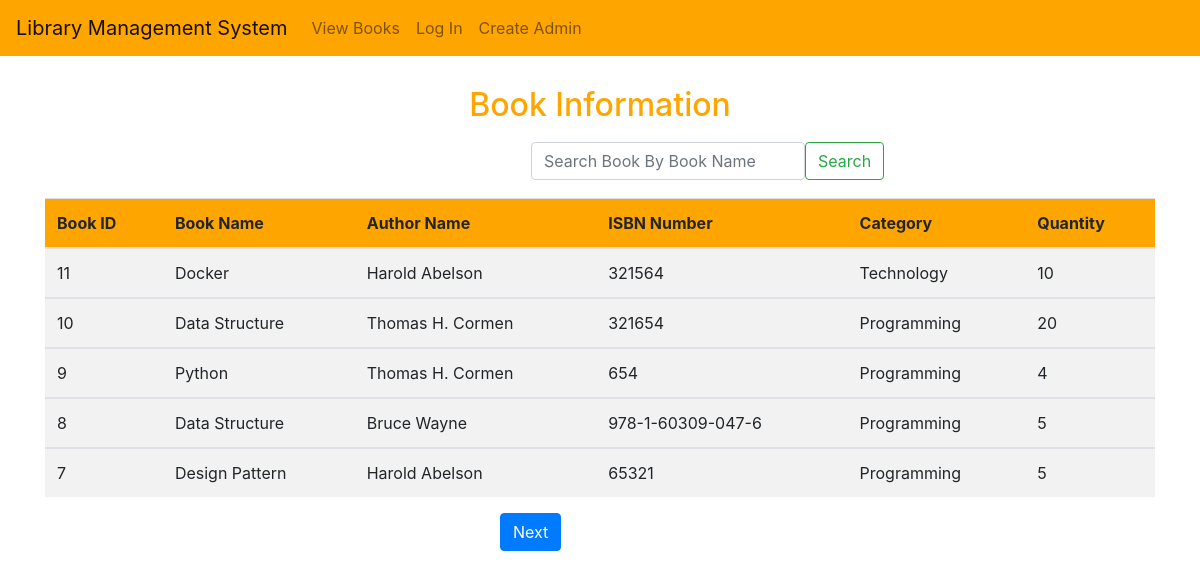
Page /viewBook/ on the earlier database version.
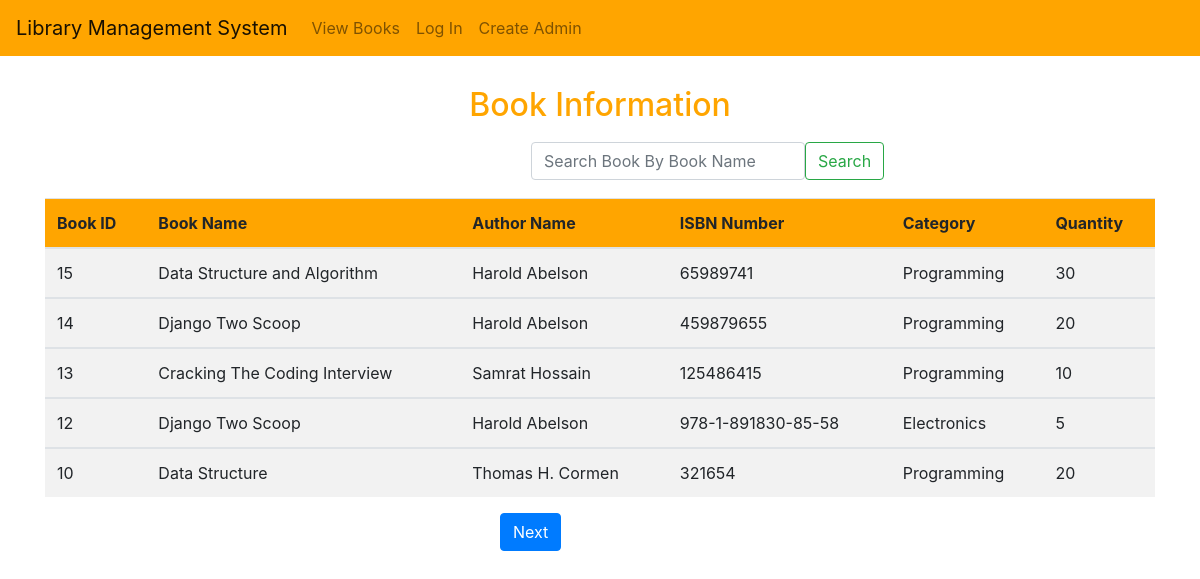
Same page on the later database version.
### library/models.py (models this page shows, shortened)
class Book(models.Model):
    bookName = models.CharField(max_length=100)
    authorName = models.CharField(max_length=100)
    category = models.CharField(max_length=100)
    isbnNumber = models.CharField(max_length=50, unique=True)
    quantity = models.IntegerField()
    created = models.DateTimeField(auto_now_add=True)
    updated = models.DateTimeField(auto_now=True)

### library/views.py (the view)
# urls.py: path('viewBook/', views.viewBook, name='viewBook'),
def viewBook(request):
    bookDetails = Book.objects.order_by('-id')
    paginator = Paginator(bookDetails, 5)
    page_number = request.GET.get('page')
    page_obj = paginator.get_page(page_number)
    return render(request, 'library/viewBook.html', {'page_obj':page_obj})

### templates/library/viewBook.html (shortened to what this page needs)
{% extends 'library/base.html' %}
{% block body %}
<div class="title container">
    <h2>Book Information</h2>
</div>
<div class="search">
<nav class="navbar navbar-light">
  <div class="container-fluid">
    <form class="d-flex" action="{% url 'home:SearchBook' %}" method="GET">
      <input class="form-control me-2" type="search" name="query-book" placeholder="Search Book By Book Name" aria-label="Search">
      <button class="btn btn-outline-success" type="submit">Search</button>
    </form>
  </div>
</nav>
</div>
<div class="container">
  <div class="info-table">
    <table class="table table-striped">
    <thead class="bg">
        <th>Book ID</th>
        <th>Book Name</th>
        <th>Author Name</th>
        <th>ISBN Number</th>
        <th>Category</th>
        <th>Quantity</th>
    </thead>
    {% for book in page_obj %}
    <tbody>
        <td>{{ book.id }}</td>
        <td>{{ book.bookName }}</td>
        <td>{{ book.authorName }}</td>
        <td>{{ book.isbnNumber }}</td>
        <td>{{ book.category }}</td>
        {% if book.quantity < 1 %}
          <td>Not Available</td>
        {% else %}
          <td>{{ book.quantity }}</td>
        {% endif %}
    </tbody>
    {% endfor %}
</table>
</div>
</div>
<div class="page mt-3 mb-5">
  {% if page_obj.has_next %}
    <a class="btn btn-primary" href="?page={{ page_obj.next_page_number }}">Next</a>
  {% endif %}
</div>
{% endblock %}

Differences in the rows shown:
removed Book: id "11", bookName "Docker", authorName "Harold Abelson", isbnNumber "321564", category "Technology", quantity "10"
no longer on this page (row edited): Book: id "9", bookName "Python", authorName "Thomas H. Cormen", isbnNumber "654", category "Programming", quantity "4"
no longer on this page (row unchanged): Book: id "8", bookName "Data Structure", authorName "Bruce Wayne", isbnNumber "978-1-60309-047-6", category "Programming", quantity "5"
no longer on this page (row unchanged): Book: id "7", bookName "Design Pattern", authorName "Harold Abelson", isbnNumber "65321", category "Programming", quantity "5"
added Book: id "15", bookName "Data Structure and Algorithm", authorName "Harold Abelson", isbnNumber "65989741", category "Programming", quantity "30"
added Book: id "14", bookName "Django Two Scoop", authorName "Harold Abelson", isbnNumber "459879655", category "Programming", quantity "20"
added Book: id "13", bookName "Cracking The Coding Interview", authorName "Samrat Hossain", isbnNumber "125486415", category "Programming", quantity "10"
added Book: id "12", bookName "Django Two Scoop", authorName "Harold Abelson", isbnNumber "978-1-891830-85-58", category "Electronics", quantity "5"
